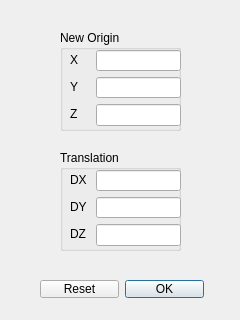
<?xml version="1.0" encoding="UTF-8"?>
<ui version="4.0">
 <class>Dialog</class>
 <widget class="QDialog" name="Dialog">
  <property name="geometry">
   <rect>
    <x>0</x>
    <y>0</y>
    <width>240</width>
    <height>320</height>
   </rect>
  </property>
  <property name="windowTitle">
   <string>Dialog</string>
  </property>
  <property name="modal">
   <bool>true</bool>
  </property>
  <widget class="QGroupBox" name="groupOrigin">
   <property name="geometry">
    <rect>
     <x>60</x>
     <y>30</y>
     <width>121</width>
     <height>101</height>
    </rect>
   </property>
   <property name="title">
    <string>New Origin</string>
   </property>
   <property name="flat">
    <bool>false</bool>
   </property>
   <widget class="QWidget" name="layoutWidget">
    <property name="geometry">
     <rect>
      <x>0</x>
      <y>20</y>
      <width>121</width>
      <height>76</height>
     </rect>
    </property>
    <layout class="QFormLayout" name="formLayout">
     <property name="labelAlignment">
      <set>Qt::AlignBottom|Qt::AlignLeading|Qt::AlignLeft</set>
     </property>
     <property name="formAlignment">
      <set>Qt::AlignBottom|Qt::AlignLeading|Qt::AlignLeft</set>
     </property>
     <property name="leftMargin">
      <number>10</number>
     </property>
     <item row="0" column="0">
      <widget class="QLabel" name="x">
       <property name="sizePolicy">
        <sizepolicy hsizetype="Fixed" vsizetype="Fixed">
         <horstretch>0</horstretch>
         <verstretch>0</verstretch>
        </sizepolicy>
       </property>
       <property name="minimumSize">
        <size>
         <width>20</width>
         <height>20</height>
        </size>
       </property>
       <property name="text">
        <string>X</string>
       </property>
       <property name="alignment">
        <set>Qt::AlignLeading|Qt::AlignLeft|Qt::AlignVCenter</set>
       </property>
      </widget>
     </item>
     <item row="0" column="1">
      <widget class="QLineEdit" name="newx">
       <property name="sizePolicy">
        <sizepolicy hsizetype="Fixed" vsizetype="Fixed">
         <horstretch>0</horstretch>
         <verstretch>0</verstretch>
        </sizepolicy>
       </property>
       <property name="minimumSize">
        <size>
         <width>50</width>
         <height>0</height>
        </size>
       </property>
      </widget>
     </item>
     <item row="1" column="0">
      <widget class="QLabel" name="y">
       <property name="sizePolicy">
        <sizepolicy hsizetype="Fixed" vsizetype="Fixed">
         <horstretch>0</horstretch>
         <verstretch>0</verstretch>
        </sizepolicy>
       </property>
       <property name="minimumSize">
        <size>
         <width>20</width>
         <height>20</height>
        </size>
       </property>
       <property name="text">
        <string>Y</string>
       </property>
       <property name="alignment">
        <set>Qt::AlignLeading|Qt::AlignLeft|Qt::AlignVCenter</set>
       </property>
      </widget>
     </item>
     <item row="1" column="1">
      <widget class="QLineEdit" name="newy">
       <property name="sizePolicy">
        <sizepolicy hsizetype="Fixed" vsizetype="Fixed">
         <horstretch>0</horstretch>
         <verstretch>0</verstretch>
        </sizepolicy>
       </property>
       <property name="minimumSize">
        <size>
         <width>50</width>
         <height>0</height>
        </size>
       </property>
      </widget>
     </item>
     <item row="2" column="0">
      <widget class="QLabel" name="z">
       <property name="sizePolicy">
        <sizepolicy hsizetype="Fixed" vsizetype="Fixed">
         <horstretch>0</horstretch>
         <verstretch>0</verstretch>
        </sizepolicy>
       </property>
       <property name="minimumSize">
        <size>
         <width>20</width>
         <height>20</height>
        </size>
       </property>
       <property name="text">
        <string>Z</string>
       </property>
       <property name="alignment">
        <set>Qt::AlignLeading|Qt::AlignLeft|Qt::AlignVCenter</set>
       </property>
      </widget>
     </item>
     <item row="2" column="1">
      <widget class="QLineEdit" name="newz">
       <property name="sizePolicy">
        <sizepolicy hsizetype="Fixed" vsizetype="Fixed">
         <horstretch>0</horstretch>
         <verstretch>0</verstretch>
        </sizepolicy>
       </property>
       <property name="minimumSize">
        <size>
         <width>50</width>
         <height>0</height>
        </size>
       </property>
      </widget>
     </item>
    </layout>
   </widget>
  </widget>
  <widget class="QGroupBox" name="groupTranslation">
   <property name="geometry">
    <rect>
     <x>60</x>
     <y>150</y>
     <width>121</width>
     <height>101</height>
    </rect>
   </property>
   <property name="layoutDirection">
    <enum>Qt::LeftToRight</enum>
   </property>
   <property name="title">
    <string>Translation</string>
   </property>
   <widget class="QWidget" name="layoutWidget">
    <property name="geometry">
     <rect>
      <x>0</x>
      <y>20</y>
      <width>121</width>
      <height>76</height>
     </rect>
    </property>
    <layout class="QFormLayout" name="formLayout_3">
     <property name="labelAlignment">
      <set>Qt::AlignBottom|Qt::AlignLeading|Qt::AlignLeft</set>
     </property>
     <property name="formAlignment">
      <set>Qt::AlignBottom|Qt::AlignLeading|Qt::AlignLeft</set>
     </property>
     <property name="leftMargin">
      <number>10</number>
     </property>
     <item row="0" column="0">
      <widget class="QLabel" name="dx">
       <property name="sizePolicy">
        <sizepolicy hsizetype="Fixed" vsizetype="Fixed">
         <horstretch>0</horstretch>
         <verstretch>0</verstretch>
        </sizepolicy>
       </property>
       <property name="minimumSize">
        <size>
         <width>20</width>
         <height>20</height>
        </size>
       </property>
       <property name="text">
        <string>DX</string>
       </property>
       <property name="alignment">
        <set>Qt::AlignLeading|Qt::AlignLeft|Qt::AlignVCenter</set>
       </property>
      </widget>
     </item>
     <item row="0" column="1">
      <widget class="QLineEdit" name="newdx">
       <property name="sizePolicy">
        <sizepolicy hsizetype="Fixed" vsizetype="Fixed">
         <horstretch>0</horstretch>
         <verstretch>0</verstretch>
        </sizepolicy>
       </property>
       <property name="minimumSize">
        <size>
         <width>50</width>
         <height>0</height>
        </size>
       </property>
       <property name="text">
        <string/>
       </property>
      </widget>
     </item>
     <item row="1" column="0">
      <widget class="QLabel" name="dy">
       <property name="sizePolicy">
        <sizepolicy hsizetype="Fixed" vsizetype="Fixed">
         <horstretch>0</horstretch>
         <verstretch>0</verstretch>
        </sizepolicy>
       </property>
       <property name="minimumSize">
        <size>
         <width>20</width>
         <height>20</height>
        </size>
       </property>
       <property name="text">
        <string>DY</string>
       </property>
       <property name="alignment">
        <set>Qt::AlignLeading|Qt::AlignLeft|Qt::AlignVCenter</set>
       </property>
      </widget>
     </item>
     <item row="1" column="1">
      <widget class="QLineEdit" name="newdy">
       <property name="sizePolicy">
        <sizepolicy hsizetype="Fixed" vsizetype="Fixed">
         <horstretch>0</horstretch>
         <verstretch>0</verstretch>
        </sizepolicy>
       </property>
       <property name="minimumSize">
        <size>
         <width>50</width>
         <height>0</height>
        </size>
       </property>
       <property name="text">
        <string/>
       </property>
      </widget>
     </item>
     <item row="2" column="0">
      <widget class="QLabel" name="dz">
       <property name="sizePolicy">
        <sizepolicy hsizetype="Fixed" vsizetype="Fixed">
         <horstretch>0</horstretch>
         <verstretch>0</verstretch>
        </sizepolicy>
       </property>
       <property name="minimumSize">
        <size>
         <width>20</width>
         <height>20</height>
        </size>
       </property>
       <property name="text">
        <string>DZ</string>
       </property>
       <property name="alignment">
        <set>Qt::AlignLeading|Qt::AlignLeft|Qt::AlignVCenter</set>
       </property>
      </widget>
     </item>
     <item row="2" column="1">
      <widget class="QLineEdit" name="newdz">
       <property name="sizePolicy">
        <sizepolicy hsizetype="Fixed" vsizetype="Fixed">
         <horstretch>0</horstretch>
         <verstretch>0</verstretch>
        </sizepolicy>
       </property>
       <property name="minimumSize">
        <size>
         <width>50</width>
         <height>0</height>
        </size>
       </property>
       <property name="text">
        <string/>
       </property>
      </widget>
     </item>
    </layout>
   </widget>
  </widget>
  <widget class="QDialogButtonBox" name="buttonBox">
   <property name="geometry">
    <rect>
     <x>40</x>
     <y>280</y>
     <width>164</width>
     <height>18</height>
    </rect>
   </property>
   <property name="standardButtons">
    <set>QDialogButtonBox::Ok|QDialogButtonBox::Reset</set>
   </property>
  </widget>
 </widget>
 <resources/>
 <connections/>
</ui>
